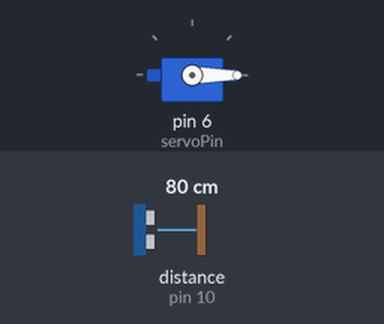
Bench run of a sketch on a simulated Arduino Uno, built with avr-gcc and run on an emulated ATmega328P. Shown: servo. Wiring (inferred from the names in the program): ultrasonic range finder: trigger pin 9; echo pin 10. The inputs (shaded band) are chosen by the test bench; at power-on: distance to the obstacle (sensor on pin 10) 80 cm. The echo pulse lasts 58.3 µs per cm.

Above: at 2.8 s.
2.9 s: distance to the obstacle (sensor on pin 10) set to 13 cm
5.6 s: distance to the obstacle (sensor on pin 10) set to 10 cm
At 7.1 s:
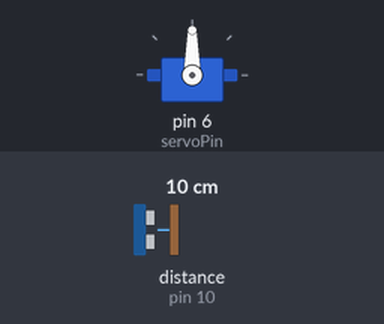
8.3 s: distance to the obstacle (sensor on pin 10) set to 18 cm
At 11.2 s:
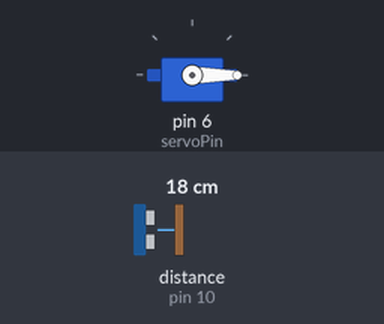
11.5 s: distance to the obstacle (sensor on pin 10) set to 2 cm
At 12.9 s:
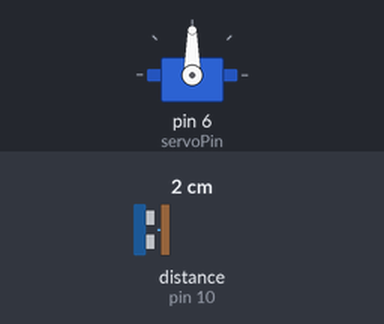
Timing chart, 0 to 14.5 s (numbered marks = the images above; inputs shaded):
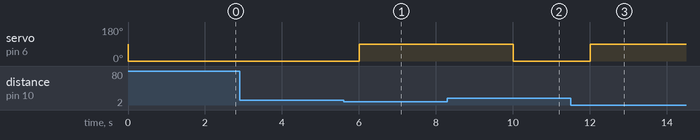

Measured:
- the behaviour switches between 12 and 11 cm on distance to the obstacle (sensor on pin 10) (found by bisection; images 0 and 1)
- after the input at 2.9 s, every drawn part: stays the same
- after the input at 5.6 s, servo on pin 6 (servoPin): 0° → 90° after 0.41 s
- after the input at 8.3 s, servo on pin 6 (servoPin): 90° → 0° after 1.7 s
- after the input at 11.5 s, servo on pin 6 (servoPin): 0° → 90° after 0.52 s

The sketch:

parking1.ino
```cpp
#include <Servo.h>

Servo palang;

int trigPin = 9;
int echoPin = 10;
int servoPin = 6;

long durasi;
int jarak;

void setup() {
  palang.attach(servoPin);

  pinMode(trigPin, OUTPUT);
  pinMode(echoPin, INPUT);

  Serial.begin(9600);
}

void loop() {

  digitalWrite(trigPin, LOW);
  delayMicroseconds(2);
  digitalWrite(trigPin, HIGH);
  delayMicroseconds(10);
  digitalWrite(trigPin, LOW);


  durasi = pulseIn(echoPin, HIGH);
  jarak = durasi * 0.034 / 2;


  if (jarak <= 10) {
    palang.write(90);
  } else {
    palang.write(0);
  }

  delay(2000);
}
```
